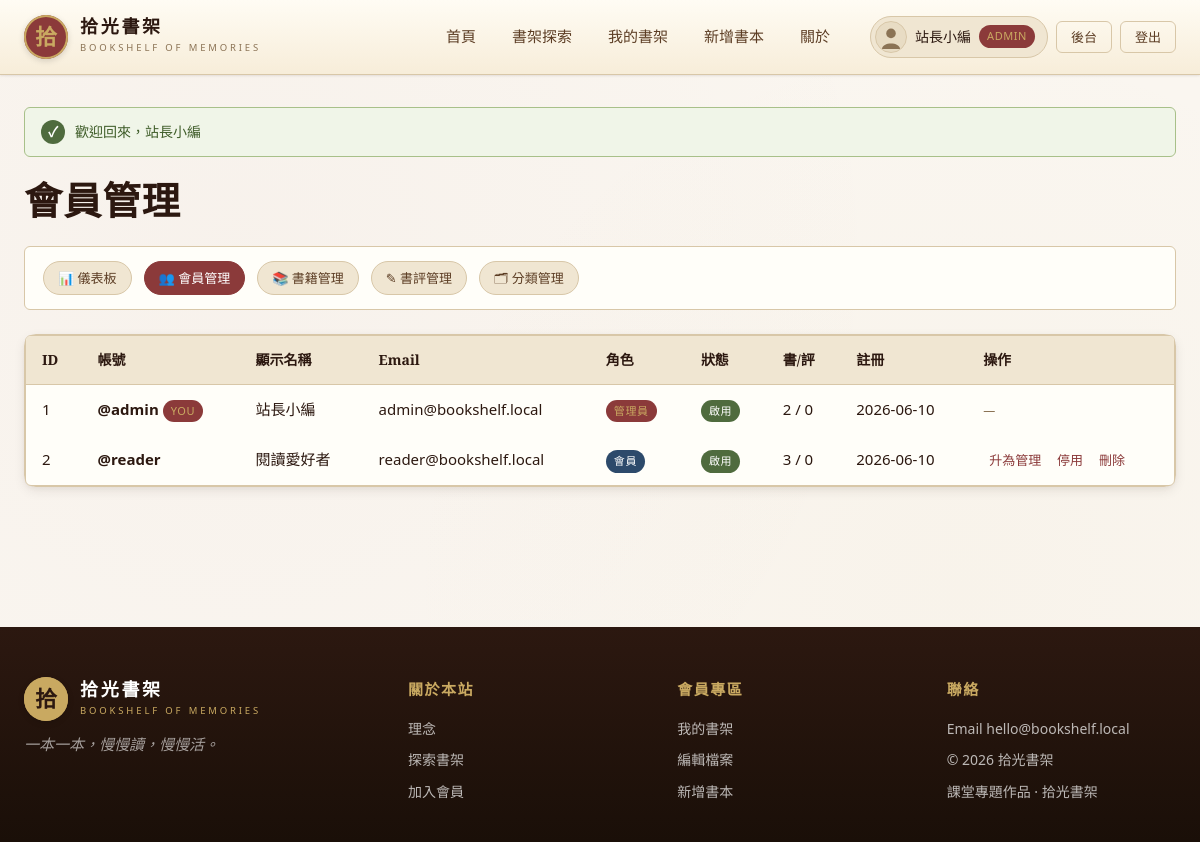
The page /admin/users.php (signed in) on the database its author committed.
### tables this page shows
CREATE TABLE users (
    id            INT AUTO_INCREMENT PRIMARY KEY,
    username      VARCHAR(50)  NOT NULL UNIQUE,
    email         VARCHAR(120) NOT NULL UNIQUE,
    password_hash VARCHAR(255) NOT NULL,
    display_name  VARCHAR(80)  NOT NULL,
    avatar        VARCHAR(255) DEFAULT NULL,
    bio           TEXT         DEFAULT NULL,
    role          ENUM('user','admin') NOT NULL DEFAULT 'user',
    status        ENUM('active','banned') NOT NULL DEFAULT 'active',
    created_at    DATETIME     NOT NULL DEFAULT CURRENT_TIMESTAMP
);

### includes/db.php (called while the page is built, shortened)
<?php
function db(): PDO
{
    static $pdo = null;
    if ($pdo === null) {
        $dsn = sprintf('mysql:host=%s;dbname=%s;charset=%s', DB_HOST, DB_NAME, DB_CHARSET);
        try {
            $pdo = new PDO($dsn, DB_USER, DB_PASS, [
                PDO::ATTR_ERRMODE            => PDO::ERRMODE_EXCEPTION,
                PDO::ATTR_DEFAULT_FETCH_MODE => PDO::FETCH_ASSOC,
                PDO::ATTR_EMULATE_PREPARES   => false,
            ]);
        } catch (PDOException $e) {
            http_response_code(500);
            die('<h2>資料庫連線失敗</h2><pre>' . htmlspecialchars($e->getMessage()) . '</pre>');
        }
    }
    return $pdo;
}

### admin/users.php (the view, shortened to what this page needs)
<?php
require_once __DIR__ . '/../includes/functions.php';
$users = db()->query("
  SELECT u.*, (SELECT COUNT(*) FROM books b WHERE b.user_id=u.id) AS bcnt,
                 (SELECT COUNT(*) FROM reviews r WHERE r.user_id=u.id) AS rcnt
    FROM users u ORDER BY u.created_at DESC
")->fetchAll();
require_once __DIR__ . '/../includes/header.php';
?>
<h1>會員管理</h1>
<div class="filter-bar" style="margin-bottom:24px;">
  <a href="index.php"      class="chip">📊 儀表板</a>
  <a href="users.php"      class="chip active">👥 會員管理</a>
  <a href="books.php"      class="chip">📚 書籍管理</a>
  <a href="reviews.php"    class="chip">✎ 書評管理</a>
  <a href="categories.php" class="chip">🗂  分類管理</a>
</div>
<div class="card" style="padding:0;">
<table class="table">
  <thead>
    <tr>
      <th>ID</th><th>帳號</th><th>顯示名稱</th><th>Email</th>
      <th>角色</th><th>狀態</th><th>書/評</th><th>註冊</th><th>操作</th>
    </tr>
  </thead>
  <tbody>
    <?php foreach ($users as $u): ?>
      <tr>
        <td><?= (int)$u['id'] ?></td>
        <td>
          <strong>@<?= e($u['username']) ?></strong>
          <?php if ($u['id']==current_user()['id']): ?><span class="badge badge-admin">YOU</span><?php endif; ?>
        </td>
        <td><?= e($u['display_name']) ?></td>
        <td><?= e($u['email']) ?></td>
        <td>
          <?php if ($u['role']==='admin'): ?><span class="badge badge-admin">管理員</span>
          <?php else: ?><span class="badge badge-user">會員</span><?php endif; ?>
        </td>
        <td>
          <?php if ($u['status']==='banned'): ?><span class="badge badge-danger">停用</span>
          <?php else: ?><span class="badge badge-success">啟用</span><?php endif; ?>
        </td>
        <td><?= (int)$u['bcnt'] ?> / <?= (int)$u['rcnt'] ?></td>
        <td><?= e(date('Y-m-d', strtotime($u['created_at']))) ?></td>
        <td>
          <?php if ($u['id']!=current_user()['id']): ?>
            <form method="post" style="display:inline">
              <button name="act" value="toggle_role"   class="btn-link" title="切換角色"><?= $u['role']==='admin'?'降為會員':'升為管理' ?></button>
            </form>
            <form method="post" style="display:inline">
              <button name="act" value="toggle_status" class="btn-link" title="啟用/停用"><?= $u['status']==='active'?'停用':'啟用' ?></button>
            </form>
            <form method="post" style="display:inline" data-confirm="刪除此會員？他的書/書評也會一併刪除！">
              <button name="act" value="delete" class="btn-link" style="color:var(--accent);">刪除</button>
            </form>
          <?php else: ?>
            <span class="text-muted" style="font-size:12px;">—</span>
          <?php endif; ?>
        </td>
      </tr>
    <?php endforeach; ?>
  </tbody>
</table>
</div>
<?php require_once __DIR__ . '/../includes/footer.php'; ?>

### includes/header.php (shortened to what this page needs)
<?php
require_once __DIR__ . '/functions.php';
$current = basename($_SERVER['SCRIPT_NAME']);
?>
<!DOCTYPE html>
<html lang="zh-Hant">
<head>
<link rel="stylesheet" href="assets/css/style.css">
</head>
<body>
<header class="site-header">
  <div class="container header-inner">
    <a href="index.php" class="brand">
      <span class="brand-mark">拾</span>
      <span class="brand-text">
        <strong>拾光書架</strong>
        <small>BOOKSHELF OF MEMORIES</small>
      </span>
    </a>
    <nav class="site-nav" id="siteNav">
      <a href="index.php"      class="<?= $current==='index.php'?'active':'' ?>">首頁</a>
      <a href="bookshelf.php"  class="<?= $current==='bookshelf.php'?'active':'' ?>">書架探索</a>
      <?php if (is_logged_in()): ?>
        <a href="my_shelf.php" class="<?= $current==='my_shelf.php'?'active':'' ?>">我的書架</a>
        <a href="add_book.php" class="<?= $current==='add_book.php'?'active':'' ?>">新增書本</a>
      <?php endif; ?>
      <a href="about.php"      class="<?= $current==='about.php'?'active':'' ?>">關於</a>
    </nav>
    <div class="user-area">
      <?php if ($u = current_user()): ?>
        <a href="profile.php" class="user-chip" title="我的檔案">
          <span class="avatar-sm" style="background-image:url('<?= e($u['avatar'] ?: 'assets/images/default_avatar.svg') ?>')"></span>
          <span class="user-name"><?= e($u['display_name']) ?></span>
          <?php if ($u['role']==='admin'): ?><span class="badge badge-admin">ADMIN</span><?php endif; ?>
        </a>
        <?php if (is_admin()): ?>
          <a href="admin/index.php" class="btn btn-ghost btn-sm">後台</a>
        <?php endif; ?>
        <a href="logout.php" class="btn btn-ghost btn-sm">登出</a>
      <?php else: ?>
        <a href="login.php" class="btn btn-ghost btn-sm">登入</a>
        <a href="register.php" class="btn btn-primary btn-sm">加入書架</a>
      <?php endif; ?>
    </div>
  </div>
</header>
<main class="site-main">
  <div class="container">
    <?= flash_render() ?>

### rows shown on the page
users: display_name "站長小編", id "1", username "admin", shows "YOU", email "admin@bookshelf.local", role "管理員", status "啟用", bcnt "2", rcnt "0", created_at "2026-06-10"
users: id "2", username "reader", display_name "閱讀愛好者", email "reader@bookshelf.local", role "會員", status "啟用", bcnt "3", rcnt "0", created_at "2026-06-10"

### other values the page prints
$icon "✓"
$f['msg'] "歡迎回來，站長小編"
SITE_TAG "一本一本，慢慢讀，慢慢活。"
SITE_NAME "拾光書架"
